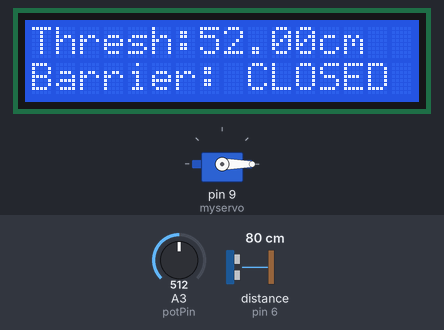
Simulated run of this sketch. Board: Arduino Uno, built with avr-gcc and run on an emulated ATmega328P. Parts: servo, 16×2 character LCD. Wiring (inferred from the names in the program): ultrasonic range finder: trigger pin 7; echo pin 6. The test bench sets the inputs (shaded band); at power-on: distance to the obstacle (sensor on pin 6) 80 cm, A3 (potPin) = 512. The echo pulse lasts 58.3 µs per cm.

Above: at 2.7 s.
2.8 s: distance to the obstacle (sensor on pin 6) set to 2 cm
At 4.8 s:
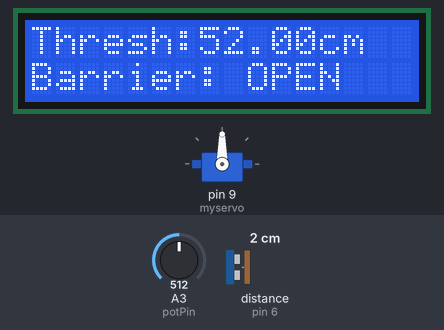
At 11.1 s:
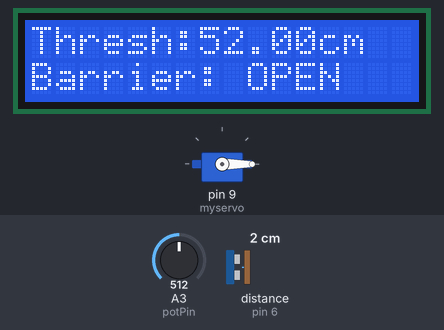
Timing chart, 0 to 11.5 s (numbered marks = the images above; inputs shaded):
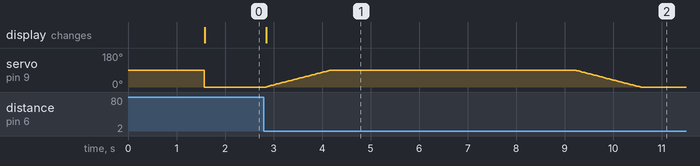

The sketch:

LCD_Parking_Barrier.ino
```cpp
#include <Servo.h>
#include <LiquidCrystal.h>

// LCD pins: RS, E, D4, D5, D6, D7
LiquidCrystal lcd(11, 10, A0, A1, A2, A4);

// create servo object
Servo myservo;

// variables
int pos = 0;
const int trigPin = 7;
const int echoPin = 6;
int potPin = A3;
int potVal = 0;

float duration, distance;
float threshold_cm;

void setup() {
  myservo.attach(9);
  pinMode(trigPin, OUTPUT);
  pinMode(echoPin, INPUT);

  Serial.begin(9600);

  // LCD setup
  lcd.begin(16, 2);
  lcd.clear();
  lcd.setCursor(0, 0);
  lcd.print("Barrier System");
  lcd.setCursor(0, 1);
  lcd.print("Initialising...");
  delay(1500);
}

void loop() {
  myservo.write(pos);

  // Trigger ultrasonic pulse
  digitalWrite(trigPin, LOW);
  delayMicroseconds(2);
  digitalWrite(trigPin, HIGH);
  delayMicroseconds(10);
  digitalWrite(trigPin, LOW);

  duration = pulseIn(echoPin, HIGH);
  distance = (duration * 0.0343) / 2;

  // Read potentiometer
  potVal = analogRead(potPin);
  threshold_cm = map(potVal, 0, 1023, 5, 100);

  // Print threshold and barrier state
  lcd.clear();
  lcd.setCursor(0, 0);
  lcd.print("Thresh:");
  lcd.print(threshold_cm);
  lcd.print("cm");

  lcd.setCursor(0, 1);
  lcd.print("Barrier: ");
  lcd.print((distance < threshold_cm) ? "OPEN " : "CLOSED");

  // If distance is smaller than threshold → open barrier
  if (distance < threshold_cm) {
    for (pos = 0; pos <= 90; pos += 1) {
      myservo.write(pos);
      delay(15);
    }

    delay(5000); // wait for car to pass

    for (pos = 90; pos >= 0; pos -= 1) {
      myservo.write(pos);
      delay(15);
    }

    delay(1000);
  }
}
```

Measured:
- after the input at 2.8 s, servo on pin 9 (myservo): rises from 0° to 90° in 1.3 s, then falls to 0° in 6.4 s; the display: changes after 0.05 s (image 1)
